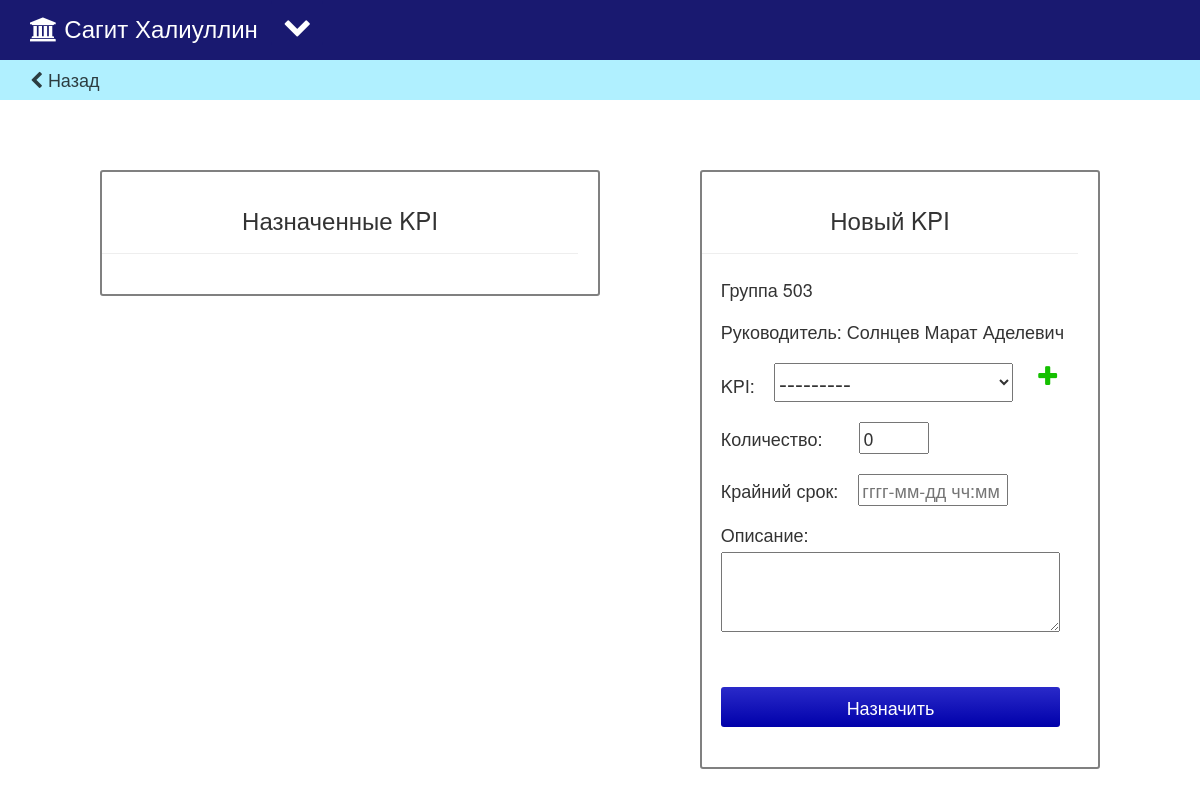
The app's page /app/assign_kpi/3/ (signed in), older data.
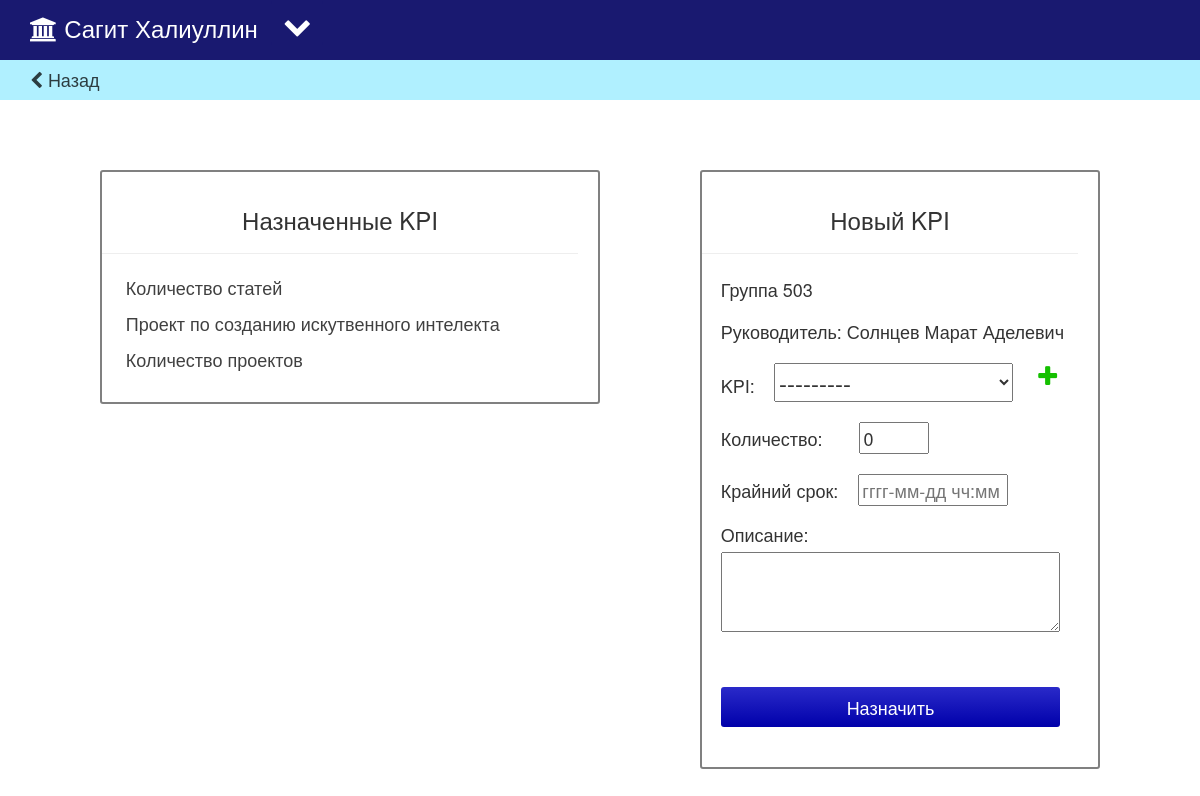
The same page, newer data.
### app/models.py (models this page shows, shortened)
class UserProfile(models.Model):
    user = models.OneToOneField(User)
    third_name = models.CharField(max_length=30)
    birth_date = models.DateField('birth date')
    position = models.ForeignKey('Position', related_name='users', blank=True, null=True)
    department = models.ForeignKey('Department', related_name='users', blank=True, null=True)

class Department(models.Model):
    name = models.CharField(max_length=50)
    head = models.OneToOneField(User, related_name="head_of_department")
    superior = models.ForeignKey(
        'Department',
        related_name="superior_of_this_department",
        blank=True,
        null=True,
    )
    DEPARTMENT_TYPE_CHOICES = (
        ('0', "Ректорат"),
        ('1', "Направление"),
        ('2', "Кафедра"),
        ('3', "Научная группа"),
        ('4', "Лаборатория"),
    )
    type = models.CharField(max_length=1, choices=DEPARTMENT_TYPE_CHOICES)
    KPI = models.ManyToManyField(
        'KPI',
        through='AssignedKPI',
        through_fields=('department', 'kpi')
    )

class AssignedKPI(models.Model):
    assigner = models.ForeignKey(User, null=True)
    kpi = models.ForeignKey('KPI', verbose_name="KPI")
    department = models.ForeignKey('Department')
    amount = models.IntegerField(default=0, validators=[validate_non_negative], )
    complete = models.IntegerField(blank=True, default=0)
    datetime = models.DateTimeField(null=True, blank=True)
    comment = models.TextField(blank=True, verbose_name="Комментарий")
    deadline = models.DateTimeField(null=True, blank=True)
    budget = models.IntegerField(default=0, blank=True)
    report = models.CharField(max_length=500, blank=True)
    accepted = models.NullBooleanField(null=True, blank=True)
    datetimeaccept = models.DateTimeField(null=True, blank=True)
    def to_percent(self):
        percent = (float)(self.complete) / (float)(self.amount) * 100
        return round(percent, 1)

class KPI(models.Model):
    name = models.CharField(max_length=50, unique=True)
    def __str__(self):
        return self.name

### app/views.py (the view)
# urls.py: url(r'^assign_kpi/(?P<id_department>\d+)/$', views.assign_kpi, name='assign_kpi'),
def assign_kpi(request, id_department):
    if not request.user.is_authenticated():
        return redirect('login')
    args = {}
    args.update(csrf(request))
    id_department = id_department
    try:
        department = Department.objects.get(id=id_department)
    except Department.DoesNotExist:
        access_error = "Данного структурного подразделения не существует"
        return render(request, 'app/access_error.html', {'access_error':access_error})
    profile = UserProfile.objects.get(user=request.user)
    if department.superior != profile.department:
        access_error = "Вы не можете назначать KPI этому структурному подразделению."
        return render(request, 'app/access_error.html', {'access_error':access_error})
    args['department'] = department
    args['profile'] = profile
    assigned_kpi = AssignedKPI(assigner=request.user, datetime=datetime.now(),
                               department=Department.objects.get(id=id_department))
    args['form'] = AssignKPIform(instance=assigned_kpi)
    args['creation_form'] = KPICreationForm()
    args['id_department'] = id_department
    args['department_set'] = AssignedKPI.objects.filter(department=args['department'], assigner=request.user,
                                                        deadline__gt=datetime.now())
    percent = []
    for x in args['department_set']:
        if x.complete is not 0:
            percent.append(x.to_percent())
        else:
            percent.append(0)
    if request.method == "POST":
        form = AssignKPIform(request.POST)
        creation_form = KPICreationForm(request.POST)
        args['form'] = AssignKPIform(instance=assigned_kpi)
        name = request.POST.get('name')
        try:
            KPI.objects.get(name=name)
        except KPI.DoesNotExist:
            if creation_form.is_valid():
                creation_form.save()
                args['creation_form'] = KPICreationForm()
                return render(request,'app/assign_kpi.html', args)
        if form.is_valid():
            assigned_kpi.deadline = form.cleaned_data.get('deadline')
            assigned_kpi.amount = form.cleaned_data.get('amount')
            assigned_kpi.comment = form.cleaned_data.get('comment')
            assigned_kpi.kpi = form.cleaned_data.get('kpi')
            assigned_kpi.check_kpi_unique()
            return redirect('main')
        else:
            args['form_error'] = "Данные введены неверно."
            return render(request, 'app/assign_kpi.html', args)
    else:
        return render(request, 'app/assign_kpi.html', args)

### app/templates/app/forms.py
class AssignKPIform(ModelForm):
    class Meta:
        model = AssignedKPI
        exclude = ['complete', 'budget', 'report', 'accepted', 'datetimeaccept']
        widgets = {
            'assigner': HiddenInput,
            'datetime': HiddenInput,
            'department': HiddenInput,
        }

class KPICreationForm(ModelForm):
    class Meta:
        model = KPI
        fields = ['name']

### app/templates/app/assign_kpi.html (shortened to what this page needs)
<!DOCTYPE html>
<html lang="en">
<head>
    {% load staticfiles %}
    <link href="{% static 'app/bootstrap/css/bootstrap.min.css' %}" rel="stylesheet" media="screen">
    <link rel="stylesheet" href="{% static 'app/style.css' %}">
    <link rel="stylesheet" href="{% static 'app/font-awesome/css/font-awesome.min.css' %}">
</head>
<body>
<nav class="nv navbar navbar-default navbar-fixed-top">
    <div class="container">
        <div class="dropdown">
            <button class="btn btn-default dropdown-toggle btn-blue" type="button" id="dropdownMenu1"
                    data-toggle="dropdown" aria-haspopup="true" aria-expanded="true">
                <i class="fa fa-chevron-down fa-2x" aria-hidden="true"></i> </button>
        </div>
        <h3 class="name1"><i class="fa fa-university" aria-hidden="true"></i> {{ profile.user.first_name }}
            {{ profile.user.last_name  }} &nbsp </h3>
    </div>
</nav>
<div class="nv-back divide-nav">
  <div class="back-link container">
    <h4 class="divide-text"><a href="/app/main/"><i class="fa fa-chevron-left" aria-hidden="true"></i>  Назад</a></h4>
  </div>
</div>
<div class="tasks">
    <div class="col-lg-5 col-lg-offset-1 col-md-5 col-md-offset-1 col-sm-10 col-sm-offset-1 asg-kpi">
        <h3 class="center-text">Назначенные KPI</h3>
        <hr>
        <div class="kpi-info">
            {% for y in department_set %}<p><a href="/app/kpi/{{ y.id }}/"> {{ y.kpi.name }}</a></p>{% endfor %}
        </div>
    </div>
    <div class="col-lg-4 col-lg-offset-1 col-md-4 col-md-offset-1 col-sm-10 col-sm-offset-1 asg-kpi">
        <h3 class="center-text">Новый KPI</h3>
        <hr>
        <div class="kpi-info">
            <h4 class="padded-label">{{ department.name }}</h4>
            <h4 class="padded-label">Руководитель: {{ department.head.last_name }} {{ department.head.first_name }}
                {{ profile.third_name }}</h4>
            <form action="/app/assign_kpi/{{ id_department }}/" method="post" class="assign-kpi-form">
                <p>KPI:  {{ form.kpi }} <span class="create-kpi" id="form_open_button">
                    <i class="fa fa-plus fa-lg" aria-hidden="true"></i></span> </p>
                <p>Количество: {{ form.amount }}</p>
                <p>Крайний срок: {{ form.deadline }}</p>
                <p>Описание: {{ form.comment }}</p>
                <h4 class="errorlabel center-text">{{ form_error }}</h4>
                <button class="assign-button">Назначить</button>
            </form>
        </div>
    </div>
</div>
</body>
</html>

### app/static/app/style.css (style rules this page uses)
@media (min-width: 1200px) { .tasks { padding-top: 70px; } }
@media (min-width: 1200px) { .asg-kpi { border: 2px solid grey; border-radius: 3px; background-color: white; } }
a { color: rgba(0, 0, 0, 0.75) }
.errorlabel { padding-top: 5px; margin: 0 3%; color: #ff0002; }
body { padding-top: 60px; }
.nv { background-color: #191970; border: none; height: 60px; }
.dropdown { display: inline; }
.btn-blue { background-color: #191970; border: none; color: white; padding-top:12px; }
.center-text { padding-top: 15px; text-align: center; }
.name1 { margin-top: 15px; display: inline; color: white; float: left; }
.nv-back { background-color: rgb(176, 240, 255); height: 40px; width: 100%; }
.asg-kpi { background-color: white; padding: 0 20px 20px 0; }
.create-kpi { display: inline-block; padding: 3px; float: right; margin: 0 5% 0 0; margin-right: 5%; background-color: white; border: none; color: #15c000; }
#id_kpi { display: inline-block; font-size: 24px; width: 67%; margin: 5px 0 5px 4%; }
#id_amount { width: 70px; margin: 5px 32px; }
#id_deadline { width: 150px; margin: 5px 15px; }
#id_comment { margin: 5px 5% 5px 0; height: 80px; max-width: 95%; width: 95%; }
.kpi-info { margin-left: 5%; line-height: 26px; font-size: 18px; }
.padded-label { padding: 6px 0; }
.assign-button { color: white; background: linear-gradient(to top, #0000aa, #2A2AC9); height: 40px; margin-top: 20px; margin-bottom: 20px; width: 95%; border-radius: 3px; border: #26008d; }

Row changes from the older to the newer data that the page shows:
added AssignedKPI: kpi.name "Количество статей"
added AssignedKPI: kpi.name "Проект по созданию искутвенного интелекта"
added AssignedKPI: kpi.name "Количество проектов"
